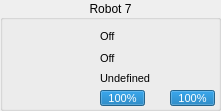
   <widget class="QGroupBox" name="groupBox_8">
    <property name="geometry">
     <rect>
      <x>1160</x>
      <y>204</y>
      <width>221</width>
      <height>111</height>
     </rect>
    </property>
    <property name="title">
     <string>Robot 7</string>
    </property>
    <property name="alignment">
     <set>Qt::AlignCenter</set>
    </property>
    <widget class="QLabel" name="sprite_8">
     <property name="geometry">
      <rect>
       <x>8</x>
       <y>29</y>
       <width>64</width>
       <height>64</height>
      </rect>
     </property>
     <property name="text">
      <string/>
     </property>
     <property name="pixmap">
      <pixmap resource="../../rsc.qrc">:/textures/textures/robots/blue/b7.png</pixmap>
     </property>
     <property name="scaledContents">
      <bool>true</bool>
     </property>
    </widget>
    <widget class="QProgressBar" name="battery_8">
     <property name="geometry">
      <rect>
       <x>100</x>
       <y>90</y>
       <width>45</width>
       <height>16</height>
      </rect>
     </property>
     <property name="font">
      <font>
       <pointsize>8</pointsize>
      </font>
     </property>
     <property name="value">
      <number>100</number>
     </property>
    </widget>
    <widget class="QLabel" name="status_8">
     <property name="geometry">
      <rect>
       <x>100</x>
       <y>28</y>
       <width>17</width>
       <height>17</height>
      </rect>
     </property>
     <property name="font">
      <font>
       <pointsize>8</pointsize>
      </font>
     </property>
     <property name="text">
      <string>Off</string>
     </property>
    </widget>
    <widget class="QLabel" name="dribble_8">
     <property name="geometry">
      <rect>
       <x>100</x>
       <y>50</y>
       <width>17</width>
       <height>17</height>
      </rect>
     </property>
     <property name="font">
      <font>
       <pointsize>8</pointsize>
      </font>
     </property>
     <property name="text">
      <string>Off</string>
     </property>
    </widget>
    <widget class="QLabel" name="role_8">
     <property name="geometry">
      <rect>
       <x>100</x>
       <y>70</y>
       <width>111</width>
       <height>17</height>
      </rect>
     </property>
     <property name="font">
      <font>
       <pointsize>8</pointsize>
      </font>
     </property>
     <property name="text">
      <string>Undefined</string>
     </property>
    </widget>
    <widget class="QProgressBar" name="chute_8">
     <property name="geometry">
      <rect>
       <x>170</x>
       <y>90</y>
       <width>45</width>
       <height>16</height>
      </rect>
     </property>
     <property name="font">
      <font>
       <pointsize>8</pointsize>
      </font>
     </property>
     <property name="autoFillBackground">
      <bool>false</bool>
     </property>
     <property name="value">
      <number>100</number>
     </property>
    </widget>
    <widget class="QLabel" name="label_42">
     <property name="geometry">
      <rect>
       <x>80</x>
       <y>50</y>
       <width>16</width>
       <height>16</height>
      </rect>
     </property>
     <property name="text">
      <string/>
     </property>
     <property name="pixmap">
      <pixmap resource="../../rsc.qrc">:/textures/textures/ui/dribble.png</pixmap>
     </property>
     <property name="scaledContents">
      <bool>true</bool>
     </property>
    </widget>
    <widget class="QLabel" name="imgrole_8">
     <property name="geometry">
      <rect>
       <x>80</x>
       <y>70</y>
       <width>16</width>
       <height>16</height>
      </rect>
     </property>
     <property name="text">
      <string/>
     </property>
     <property name="pixmap">
      <pixmap resource="../../rsc.qrc">:/textures/textures/ui/none.png</pixmap>
     </property>
     <property name="scaledContents">
      <bool>true</bool>
     </property>
    </widget>
    <widget class="QLabel" name="label_43">
     <property name="geometry">
      <rect>
       <x>150</x>
       <y>90</y>
       <width>16</width>
       <height>16</height>
      </rect>
     </property>
     <property name="text">
      <string/>
     </property>
     <property name="pixmap">
      <pixmap resource="../../rsc.qrc">:/textures/textures/ui/chute.png</pixmap>
     </property>
     <property name="scaledContents">
      <bool>true</bool>
     </property>
    </widget>
    <widget class="QLabel" name="label_44">
     <property name="geometry">
      <rect>
       <x>80</x>
       <y>30</y>
       <width>16</width>
       <height>14</height>
      </rect>
     </property>
     <property name="text">
      <string/>
     </property>
     <property name="pixmap">
      <pixmap resource="../../rsc.qrc">:/textures/textures/ui/connect.png</pixmap>
     </property>
     <property name="scaledContents">
      <bool>true</bool>
     </property>
    </widget>
    <widget class="QLabel" name="label_45">
     <property name="geometry">
      <rect>
       <x>80</x>
       <y>90</y>
       <width>16</width>
       <height>16</height>
      </rect>
     </property>
     <property name="text">
      <string/>
     </property>
     <property name="pixmap">
      <pixmap resource="../../rsc.qrc">:/textures/textures/ui/battery.png</pixmap>
     </property>
     <property name="scaledContents">
      <bool>true</bool>
     </property>
    </widget>
   </widget>
